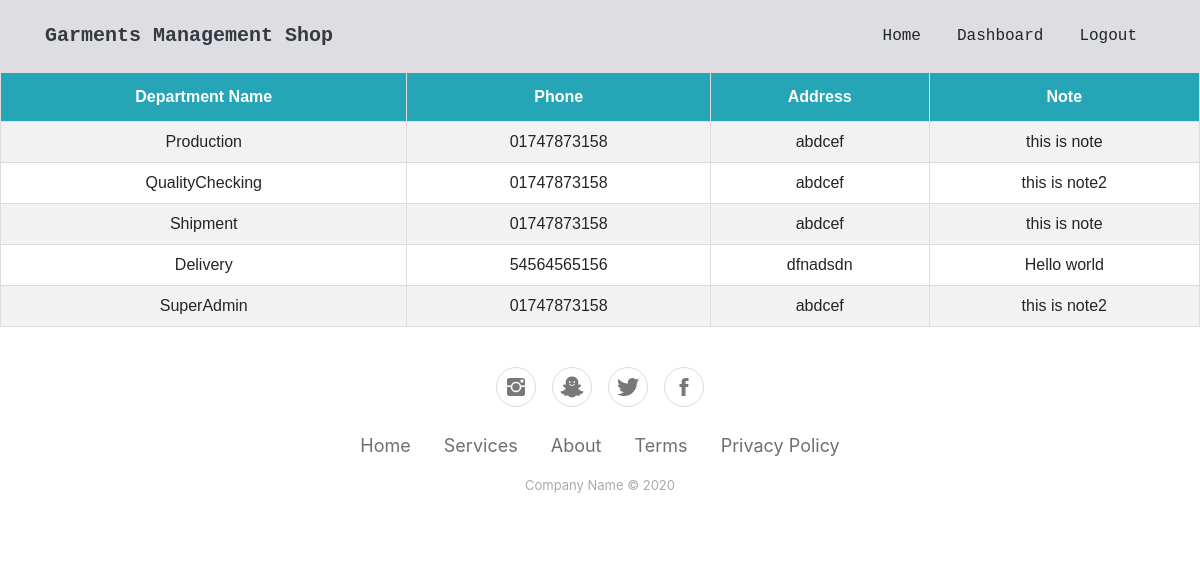
/showdepartments/ (signed in), run on the app's committed database.
### GarmentsManagementApp/models.py (models this page shows)
class Department(models.Model):
    Name = models.CharField(max_length=15)
    phone = models.CharField(max_length=12)
    address = models.CharField(max_length=1000, null=True)
    note = models.CharField(max_length=3000, null=True)

### GarmentsManagementApp/views.py (the view)
# urls.py: path('showdepartments/',views.showdepartments,name='ShowDepartments'),
@login_required(login_url='/login/')
def showdepartments(request):
    list = Department.objects.all()
    return render(request,'showDepartment.html',{'list':list})

### templates/showDepartment.html (shortened to what this page needs)
{% extends 'index.html' %}
{% block content %}
</head>
<body>
<table id="customers">
  <tr>
    <th>Department Name</th>
    <th>Phone</th>
    <th>Address</th>
      <th>Note</th>
  </tr>
    {% for item in list %}
        <tr>
            <td>{{ item.Name}}</td>
            <td>{{ item.phone }}</td>
            <td>{{ item.address }}</td>
            <td>{{ item.note }}</td>
        </tr>
    {% endfor %}
</table>
{% endblock %}

### templates/showDepartment.html (style rules this page uses)
#customers { font-family: Arial, Helvetica, sans-serif; border-collapse: collapse; width: 100%; }
#customers td, #customers th { border: 1px solid #ddd; padding: 8px; text-align: center; }
#customers tr:nth-child(even) { background-color: #f2f2f2; }
#customers th { padding-top: 12px; padding-bottom: 12px; text-align: center; background-color: #26a5b6; color: white; }

### data on the page
Department: Name "Production", phone "01747873158", address "abdcef", note "this is note"
Department: Name "QualityChecking", phone "01747873158", address "abdcef", note "this is note2"
Department: Name "Shipment", phone "01747873158", address "abdcef", note "this is note"
Department: Name "Delivery", phone "54564565156", address "dfnadsdn", note "Hello world"
Department: Name "SuperAdmin", phone "01747873158", address "abdcef", note "this is note2"
